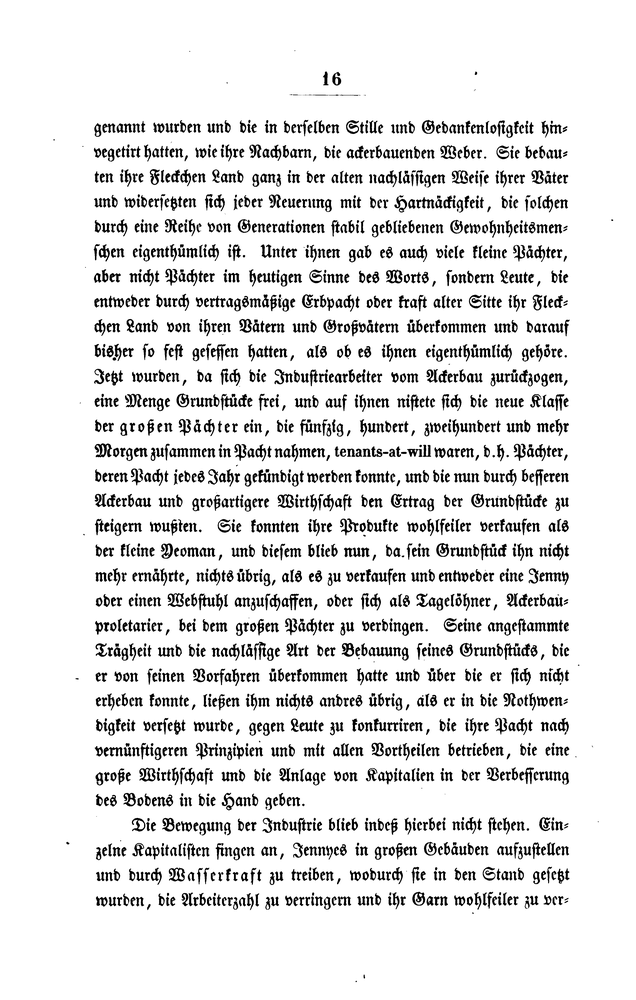
#> input picture img-test/img-060.pbm, 636 x 1000 px, shrunk from 3134 x 4926 before the run; its folder holds only this picture in this run
$ python extract_characters.py   (older library calls are emulated)
#> lines starting #> are read from the running program, lines starting #| are printed output that depends on the picture; after the words box and inside, x2 and y2 are one past the last pixel; in counts of white or black regions, pixels touching at a corner belong together
#!/usr/bin/env python3


import os

from operator import itemgetter

import numpy as np

import cv2


# [55 lines left out: function get_chars, not called in this run]


if __name__ == '__main__':

    folder = 'img-test'

    for filename in os.listdir(folder):

        name = filename.split('.')[0]

        path = os.path.join(folder, filename)


        img = cv2.imread(path)
#> img is the input picture: shape (1000, 636, 3); min 0, max 255, mean 228.2


        bw = cv2.cvtColor(img, cv2.COLOR_BGR2GRAY)

        ret, gb = cv2.threshold(bw, 127, 255, cv2.THRESH_BINARY)
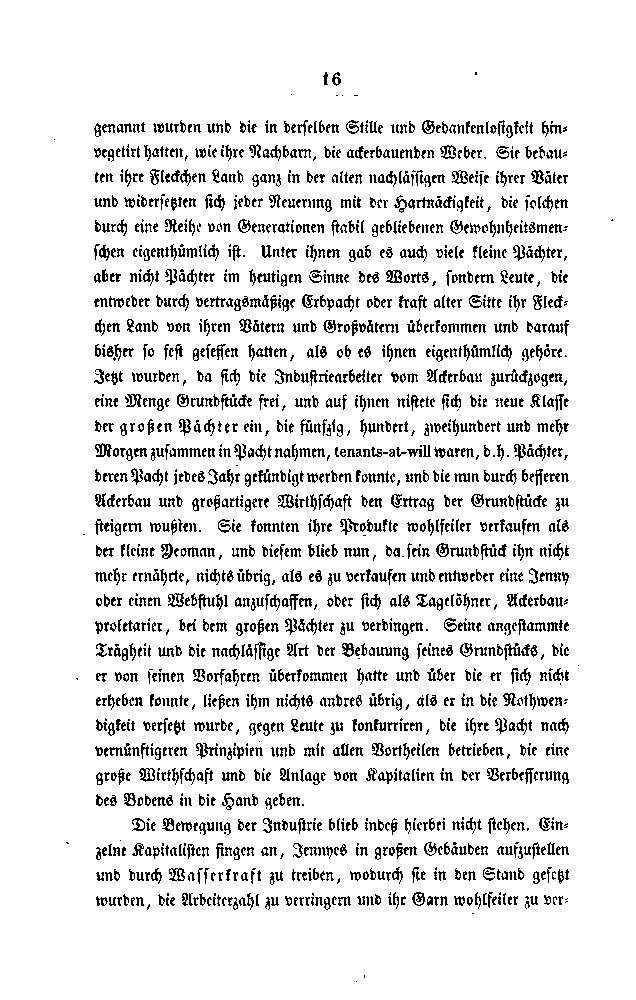
#> gb: shape (1000, 636); 89.6% white; black in thin lines or dots, all inside (x1, y1, x2, y2) = (54, 72, 613, 982)

        #print(gb.shape)

        cv2.imwrite('gb.tiff', gb)


        img2, contours, hierarchy = cv2.findContours(gb, cv2.RETR_LIST, cv2.CHAIN_APPROX_SIMPLE)
#> contours = 2816 contours, 991 with area under 20; largest, box (x1, y1, x2, y2) and area: (0, 0, 636, 1000) 634365, (94, 442, 113, 458) 196, (385, 269, 403, 284) 196, (277, 493, 295, 509) 179, (421, 119, 436, 135) 166

        if not contours:
            continue

        #print(contours)
        print(len(contours))
#| 2816
        #print(hierarchy)

        #img2 = cv2.drawContours(img, contours[5], 0, (0,255,0), 3)
        #cv2.imwrite('contours.tiff', img2)


        contours2 = set()

        for j, contour in enumerate(contours):
            area = cv2.contourArea(contour)
            if area > 100:
                [x,y,w,h] = cv2.boundingRect(contour)

                if w > 110:
                    continue
                if x < 1:
                    continue
                if h > 100:
                    continue

                #print(x,y,w,h)

                cv2.rectangle(img, (x,y), (x+w,y+h), (0,255,0), 2)


                #cv2.imshow('digit', img)

                #key = cv2.waitKey(0)

                for contour2 in contours2.copy():
                    # check if lies inside
                    x2,y2,w2,h2 = contour2
                    # [7 lines of commented-out code are left out]

                    if x<x2 and y<y2 and w>w2+x2-x and h>h2+y2-y:

                        contours2.remove(contour2)
                        #print('delete '+str(j))

                contours2.add((x,y,w,h))
#> this loop made 2816 passes
#> (area, x, y, w, h) on passes 98, 180, 185, 375, 377, 425, 466, 479, 499, 501, 511, 516: (163, 411, 891, 15, 16), (112.5, 150, 867, 13, 18), (108, 391, 866, 13, 15), (145.5, 161, 817, 14, 15), (140, 131, 817, 15, 15), (148.5, 123, 792, 14, 15), (126, 221, 771, 18, 11), (125, 377, 770, 17, 15), (106, 524, 767, 11, 18), (118, 487, 767, 13, 15), (105, 183, 767, 13, 16), (157.5, 138, 767, 18, 16)
#> area on passes 17, 18, 28, 29, 30, 31: 23.5, 39, 51.5, 66.5, 67.5, 29
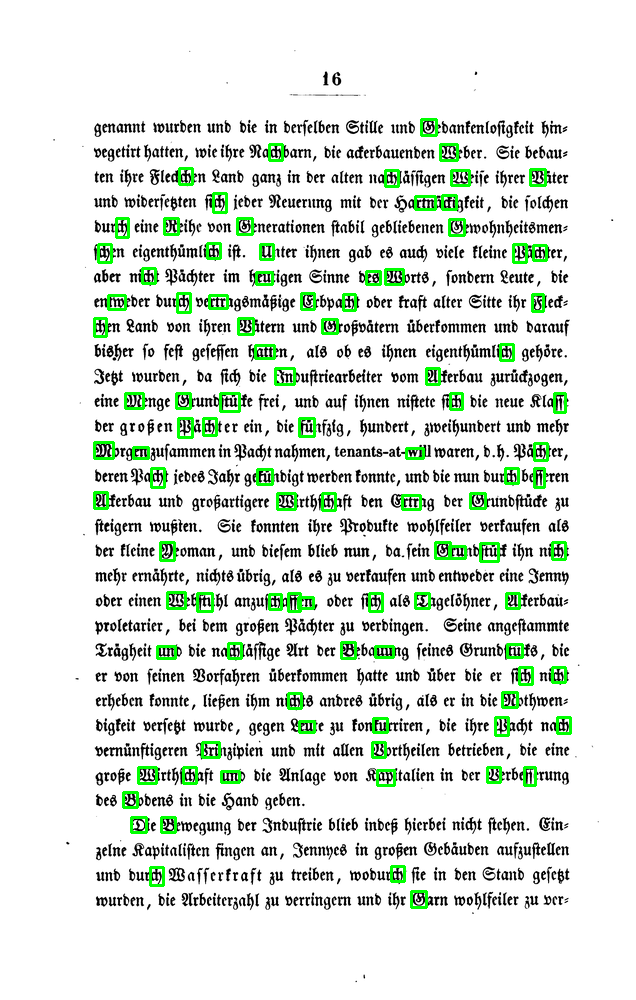
#> img: shape (1000, 636, 3); 2.68% of pixels changed, all inside (x1, y1, x2, y2) = (93, 118, 572, 909)
#> after the loop, contours2 = 97 items

        #print(contours2)

        width = max(contours2, key=itemgetter(2))[2]
#> width = 20
        #print(width)
        height = max(contours2, key=itemgetter(3))[3]
#> height = 19
        #print(height)

        # paint only the top level contours
        for contour2 in contours2:
            x,y,w,h = contour2
            cv2.rectangle(img, (x,y), (x+w,y+h), (255,0,0), 2)
#> this loop made 97 passes
#> (x, y, w, h) on passes 1 to 12: (202, 742, 17, 15), (298, 597, 15, 11), (94, 442, 19, 16), (366, 271, 14, 13), (373, 718, 14, 14), (534, 468, 10, 19), (449, 219, 15, 16), (442, 195, 14, 14), (299, 721, 15, 11), (406, 448, 17, 10), (377, 770, 17, 15), (220, 393, 19, 18)
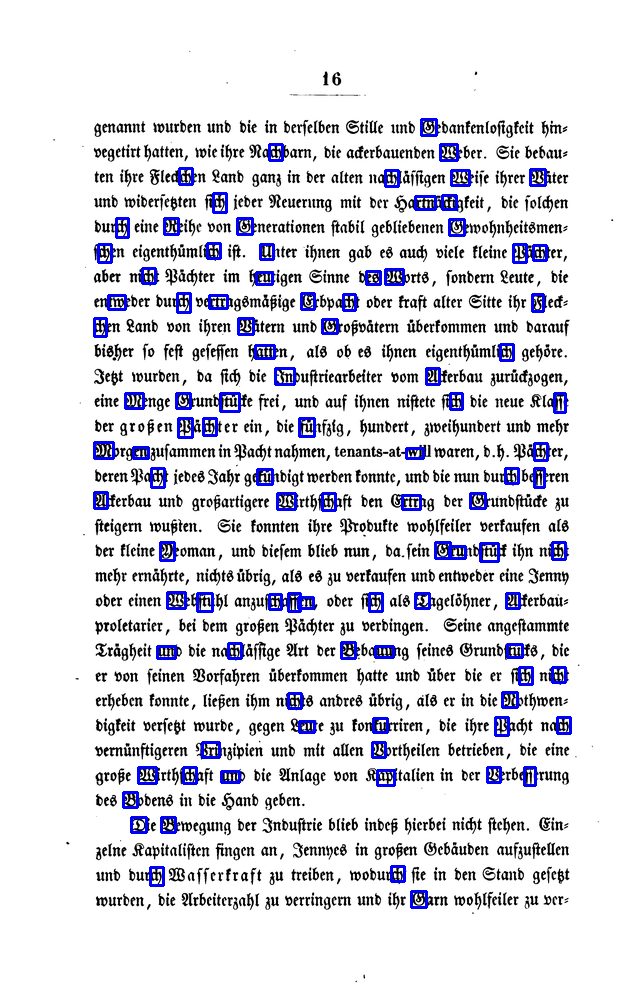
#> img: shape (1000, 636, 3); 2.68% of pixels changed, all inside (x1, y1, x2, y2) = (93, 118, 572, 909)


        cv2.imwrite('contours.tiff', img)


        output_folder = 'output'

        for i, contour in enumerate(sorted(contours2, key=itemgetter(0))):

            x,y,w,h = contour

            roi = gb[y:y+h, x:x+w]

            #print(roi.shape)

            roi = np.pad(roi, ((0,height-h), (0,width-w)), 'constant')

            #print(roi.shape)

            try:
                os.makedirs(os.path.join(output_folder, name, 'chars'))
            except:
                pass

            cv2.imwrite(os.path.join(output_folder, name, 'chars', '{}.tiff'.format(i)), roi)
#> this loop made 97 passes
#> (x, y, w, h) on passes 1 to 12: (94, 442, 19, 16), (94, 492, 13, 16), (94, 318, 12, 18), (98, 244, 13, 18), (108, 295, 17, 14), (116, 218, 12, 19), (123, 792, 14, 15), (125, 393, 18, 15), (131, 817, 15, 15), (133, 447, 15, 11), (138, 767, 18, 16), (142, 268, 13, 15)
#> contour on passes 51 to 56: (322, 493, 13, 17), (341, 642, 14, 16), (343, 294, 12, 16), (366, 271, 14, 13), (369, 593, 13, 18), (372, 742, 13, 15)
